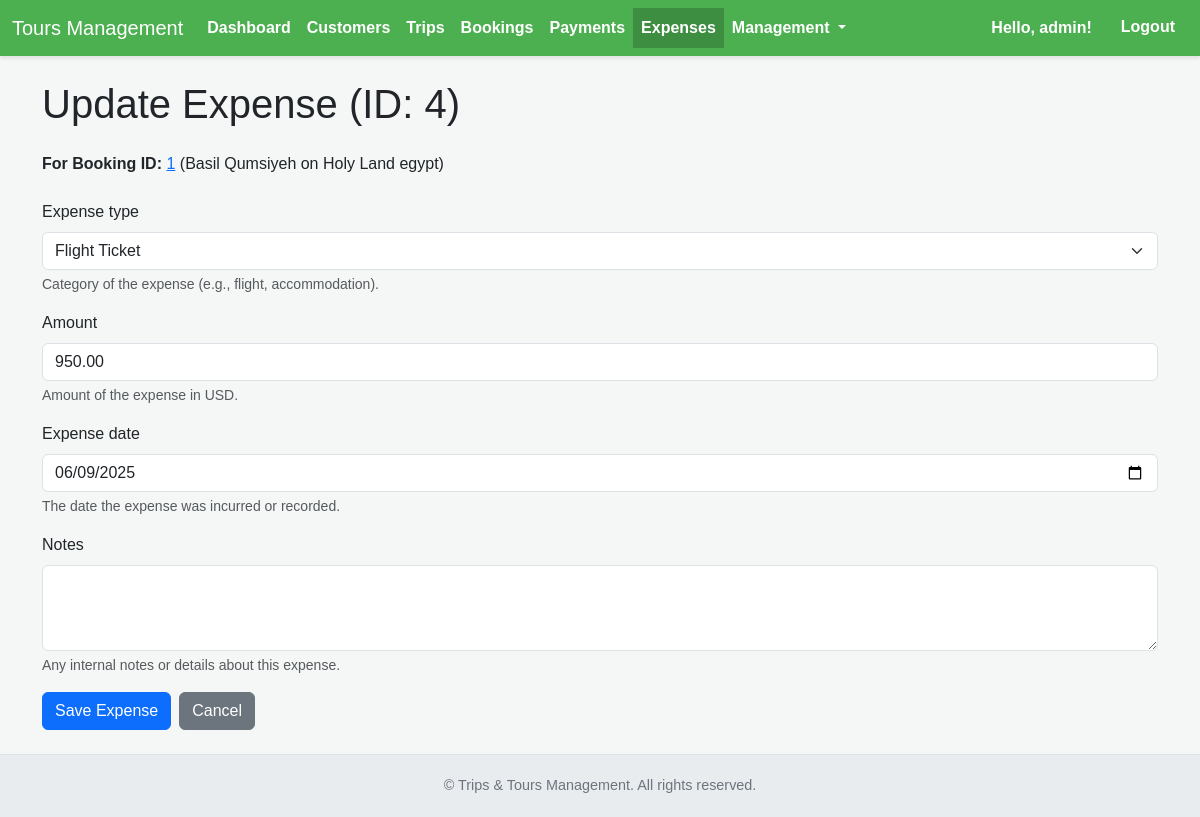
The page /expenses/4/edit/ (signed in) on the database its author committed.
### expenses/models.py (models this page shows, shortened)
class Expense(models.Model):
    booking = models.ForeignKey(
        Booking,
        on_delete=models.CASCADE,
        related_name='expenses',
        help_text="The booking (participant) this expense is associated with."
    )
    expense_type = models.ForeignKey( # CHANGED TO FOREIGNKEY
        ExpenseType,
        on_delete=models.PROTECT, # PROTECT to prevent deletion of an expense type if it's in use
        related_name='expenses',
        help_text="Category of the expense (e.g., flight, accommodation)."
    )
    amount = models.DecimalField(
        max_digits=10,
        decimal_places=2,
        help_text="Amount of the expense in USD."
    )
    expense_date = models.DateField(
        help_text="The date the expense was incurred or recorded."
    )
    notes = models.TextField(
        blank=True,
        help_text="Any internal notes or details about this expense."
    )
    created_by = models.ForeignKey(
        settings.AUTH_USER_MODEL,
        on_delete=models.SET_NULL,
        null=True,
        blank=True,
        related_name='expenses_created_by',
        help_text="The user who created this expense record."
    )
    date_created = models.DateTimeField(auto_now_add=True)
    last_updated = models.DateTimeField(auto_now=True)
    class Meta:
        ordering = ['-expense_date', '-date_created']
        verbose_name = "Expense"
        verbose_name_plural = "Expenses"

### bookings/models.py (models this page shows, shortened)
class Booking(models.Model):
    BOOKING_STATUS_CHOICES = [
        ('pending', 'Pending Confirmation'),
        ('confirmed', 'Confirmed'),
        ('cancelled', 'Cancelled'),
    ]
    PAYMENT_STATUS_CHOICES = [
        ('not_paid', 'Not Paid'),
        ('partially_paid', 'Partially Paid'),
        ('fully_paid', 'Fully Paid'),
        ('refunded', 'Refunded'),
    ]
    customer = models.ForeignKey(Customer, on_delete=models.PROTECT, related_name='bookings',
                                 help_text="The customer making this booking.")
    trip = models.ForeignKey(Trip, on_delete=models.PROTECT, related_name='bookings',
                             help_text="The trip the customer is booking.")
    price_tier = models.ForeignKey(TripPriceTier, on_delete=models.PROTECT, related_name='bookings',
                                   help_text="The chosen price tier for this booking.")
    booking_date = models.DateTimeField(auto_now_add=True)
    internal_notes = models.TextField(blank=True, help_text="Internal notes specific to this booking (e.g. initial booking remarks). For communication log, use Booking Notes below.")
    total_price = models.DecimalField(max_digits=10, decimal_places=2, default=0.00,
                                      help_text="Automatically calculated total price of the booking (tier + add-ons).")
    amount_paid = models.DecimalField(max_digits=10, decimal_places=2, default=0.00,
                                      help_text="Total amount paid by the customer for this booking.")
    booking_status = models.CharField(
        max_length=20,
        choices=BOOKING_STATUS_CHOICES,
        default='pending',
        help_text="The overall status of the booking (e.g., Pending, Confirmed, Cancelled)."
    )
    payment_status = models.CharField(
        max_length=20,
        choices=PAYMENT_STATUS_CHOICES,
        default='not_paid',
        help_text="The payment status based on payments received."
    )
    class Meta:
        ordering = ['-booking_date']
        verbose_name = "Booking"
        verbose_name_plural = "Bookings"
        unique_together = ['customer', 'trip']

### customers/models.py (models this page shows, shortened)
class Customer(models.Model):
    first_name = models.CharField(max_length=100)
    last_name = models.CharField(max_length=100)
    email = models.EmailField(blank=True, null=True, unique=True,
                              help_text="Primary email address for communication. Keep unique if possible.")
    phone_number = models.CharField(max_length=20, blank=True, null=True)
    passport_number = models.CharField(max_length=50, blank=True, null=True, unique=True,
                                       help_text="Customer's passport number.")
    passport_issue_date = models.DateField(blank=True, null=True,
                                          help_text="Date passport was issued.")
    passport_expiry_date = models.DateField(blank=True, null=True,
                                           help_text="Date passport expires.")
    date_of_birth = models.DateField(blank=True, null=True)
    dietary_restrictions = models.TextField(blank=True, help_text="Any specific dietary needs or allergies.")
    emergency_contact_name = models.CharField(max_length=200, blank=True, null=True)
    emergency_contact_relationship = models.CharField(max_length=100, blank=True, null=True)
    emergency_contact_phone = models.CharField(max_length=20, blank=True, null=True)
    emergency_contact_email = models.EmailField(blank=True, null=True)
    date_added = models.DateTimeField(auto_now_add=True)
    last_updated = models.DateTimeField(auto_now=True)
    class Meta:
        ordering = ['last_name', 'first_name']
        verbose_name = "Customer"
        verbose_name_plural = "Customers" # Corrected typo
    @property
    def full_name(self):
        return f"{self.first_name} {self.last_name}"

### trips/models.py (models this page shows, shortened)
class Trip(models.Model):
    TRIP_STATUS_CHOICES = [
        ('open', 'Open for Booking'),
        ('confirmed', 'Confirmed'),
        ('full', 'Full'),
        ('cancelled', 'Cancelled'),
        ('completed', 'Completed'),
    ]
    name = models.CharField(max_length=200, unique=True, help_text="Unique name for the trip package.")
    destination = models.CharField(max_length=255, blank=True, help_text="Primary destination or region of the trip.")
    start_date = models.DateField()
    end_date = models.DateField()
    internal_notes = models.TextField(blank=True, help_text="Notes for internal staff only, not for customers.")
    detailed_itinerary = models.TextField(blank=True, help_text="A comprehensive description of the trip itinerary.")
    max_capacity = models.PositiveIntegerField(blank=True, null=True, help_text="Maximum number of travelers this trip can accommodate.")
    min_travelers = models.PositiveIntegerField(blank=True, null=True, help_text="Minimum number of travelers required for the trip to proceed.")
    status = models.CharField(
        max_length=20,
        choices=TRIP_STATUS_CHOICES,
        default='open',
        help_text="Current status of the trip (e.g., Open, Confirmed, Cancelled)."
    )
    date_created = models.DateTimeField(auto_now_add=True)
    last_updated = models.DateTimeField(auto_now=True)
    class Meta:
        ordering = ['start_date', 'name']
        verbose_name = "Trip"
        verbose_name_plural = "Trips"
        unique_together = ['name', 'start_date']

### expenses/views.py (the view)
# urls.py: path('<int:pk>/edit/', views.expense_update, name='expense_update'),
@login_required
def expense_update(request, pk):
    expense = get_object_or_404(Expense, pk=pk)
    if request.method == 'POST':
        form = ExpenseForm(request.POST, instance=expense)
        if form.is_valid():
            form.save()
            return redirect('expense_detail', pk=expense.pk)
    else:
        form = ExpenseForm(instance=expense)
    context = {
        'form': form,
        'title': f'Update Expense (ID: {expense.pk})',
        'expense': expense,
    }
    return render(request, 'expenses/expense_form.html', context)

### expenses/forms.py
class ExpenseForm(forms.ModelForm):
    class Meta:
        model = Expense
        fields = ['expense_type', 'amount', 'expense_date', 'notes']
        widgets = {
            'expense_date': forms.DateInput(attrs={'type': 'date'}),
            'notes': forms.Textarea(attrs={'rows': 3}),
        }
    def __init__(self, *args, **kwargs):
        super().__init__(*args, **kwargs)
        self.fields['expense_type'].queryset = ExpenseType.objects.all().order_by('name') # Dynamically load types
        self.fields['expense_type'].empty_label = "--- Select Expense Type ---" # Optional: add an empty label
        for field_name, field in self.fields.items():
            if field_name == 'expense_type':
                field.widget.attrs['class'] = 'form-select'
            else:
                field.widget.attrs['class'] = 'form-control'
        if not self.instance.pk:
            self.fields['expense_date'].initial = datetime.date.today()

### expenses/models.py (called while the page is built)
    def __str__(self):
        return self.name

### expenses/templates/expenses/expense_form.html (shortened to what this page needs)
{% extends "base.html" %}
{% load app_filters %}
{% block content %}
    <h1 class="mb-4">{{ title }}</h1>
    <p class="mb-4">
        <strong>For Booking ID:</strong>
        {% if expense %}
            <a href="{% url 'booking_detail' expense.booking.pk %}">{{ expense.booking.pk }}</a>
            ({{ expense.booking.customer.full_name }} on {{ expense.booking.trip.name }})
        {% else %}
            <a href="{% url 'booking_detail' booking.pk %}">{{ booking.pk }}</a>
            ({{ booking.customer.full_name }} on {{ booking.trip.name }})
        {% endif %}
    </p>
    <form method="post">
        <div class="mb-3">
            <label for="{{ form.expense_type.id_for_label }}" class="form-label">{{ form.expense_type.label }}</label>
            {{ form.expense_type }}
            {% if form.expense_type.help_text %}<div class="form-text">{{ form.expense_type.help_text }}</div>{% endif %}
        </div>
        <div class="mb-3">
            <label for="{{ form.amount.id_for_label }}" class="form-label">{{ form.amount.label }}</label>
            {{ form.amount }}
            {% if form.amount.help_text %}<div class="form-text">{{ form.amount.help_text }}</div>{% endif %}
        </div>
        <div class="mb-3">
            <label for="{{ form.expense_date.id_for_label }}" class="form-label">{{ form.expense_date.label }}</label>
            {{ form.expense_date }}
            {% if form.expense_date.help_text %}<div class="form-text">{{ form.expense_date.help_text }}</div>{% endif %}
        </div>
        <div class="mb-3">
            <label for="{{ form.notes.id_for_label }}" class="form-label">{{ form.notes.label }}</label>
            {{ form.notes }}
            {% if form.notes.help_text %}<div class="form-text">{{ form.notes.help_text }}</div>{% endif %}
        </div>
        <div class="d-flex justify-content-start mt-3">
            <button type="submit" class="btn btn-primary me-2">Save Expense</button>
            <a href="{% if expense %}{% url 'booking_detail' expense.booking.pk %}{% else %}{% url 'booking_detail' booking.pk %}{% endif %}" class="btn btn-secondary">Cancel</a>
        </div>
    </form>
{% endblock content %}

### templates/base.html (shortened to what this page needs)
{% load static %}
<!DOCTYPE html>
<html lang="en">
<head>
    <link href="https://cdn.jsdelivr.net/npm/bootstrap@5.3.3/dist/css/bootstrap.min.css" rel="stylesheet">
</head>
<body>
    <nav class="navbar navbar-expand-lg">
        <div class="container-fluid">
            <a class="navbar-brand text-white" href="{% url 'dashboard' %}">Tours Management</a>
            <div class="collapse navbar-collapse" id="navbarNav">
                <ul class="navbar-nav me-auto mb-2 mb-lg-0">
                    <li class="nav-item">
                        <a class="nav-link {% if request.resolver_match.url_name == 'dashboard' %}active{% endif %}" href="{% url 'dashboard' %}">Dashboard</a>
                    </li>
                    <li class="nav-item">
                        <a class="nav-link {% if 'customer' in request.path %}active{% endif %}" href="{% url 'customer_list' %}">Customers</a>
                    </li>
                    <li class="nav-item">
                        <a class="nav-link {% if 'trip' in request.path and not 'booking' in request.path %}active{% endif %}" href="{% url 'trip_list' %}">Trips</a>
                    </li>
                    <li class="nav-item">
                        <a class="nav-link {% if 'booking' in request.path %}active{% endif %}" href="{% url 'booking_list' %}">Bookings</a>
                    </li>
                    <li class="nav-item">
                        <a class="nav-link {% if 'payment' in request.path %}active{% endif %}" href="{% url 'payment_list' %}">Payments</a>
                    </li>
                    <li class="nav-item">
                        <a class="nav-link {% if 'expense' in request.path and 'types' not in request.path %}active{% endif %}" href="{% url 'expense_list' %}">Expenses</a>
                    </li>
                    <li class="nav-item dropdown">
                        <a class="nav-link dropdown-toggle {% if 'types' in request.path %}active{% endif %}" href="#" id="navbarDropdownManagement" role="button" data-bs-toggle="dropdown" aria-expanded="false">
                            Management
                        </a>
                    </li>
                </ul>
                <div class="d-flex">
                    {% if user.is_authenticated %}
                        <span class="navbar-text me-3">Hello, {{ user.username }}!</span>
                        <form action="{% url 'logout' %}" method="post" class="d-inline">
                            <button type="submit" class="btn btn-link text-white">Logout</button>
                        </form>
                    {% else %}
                        <a class="nav-link text-white" href="{% url 'login' %}">Login</a>
                    {% endif %}
                </div>
            </div>
        </div>
    </nav>
    <div class="container flex-grow-1 my-4">
        {% block content %}{% endblock content %}
    </div>
    <footer>
        © {{ "now"|date:"Y" }} Trips & Tours Management. All rights reserved.
    </footer>
</body>
</html>

### templates/base.html (style rules this page uses)
body { font-family: Arial, sans-serif; background-color: #f4f7f6; display: flex; flex-direction: column; min-height: 100vh; }
.navbar { background-color: #4CAF50; box-shadow: 0 2px 4px rgba(0,0,0,0.1); }
.navbar .nav-link { color: white !important; font-weight: bold; transition: background-color 0.3s ease; }
.navbar .nav-link.active { background-color: #3e8e41; }
.navbar .navbar-text { color: white; font-weight: bold; }
.navbar .btn-link { color: white; font-weight: bold; text-decoration: none; transition: background-color 0.3s ease; }
footer { margin-top: auto; padding: 1.25rem; text-align: center; color: #6c757d; font-size: 0.9em; background-color: #e9ecef; border-top: 1px solid #dee2e6; }

### rows shown on the page
Expense: booking.pk "1", booking.customer.full_name "Basil Qumsiyeh", booking.trip.name "Holy Land egypt", expense_type "Flight Ticket", amount "950.00", expense_date "06/09/2025"

### other values the page prints
{{ user.username }} "admin"
{{ title }} "Update Expense (ID: 4)"
